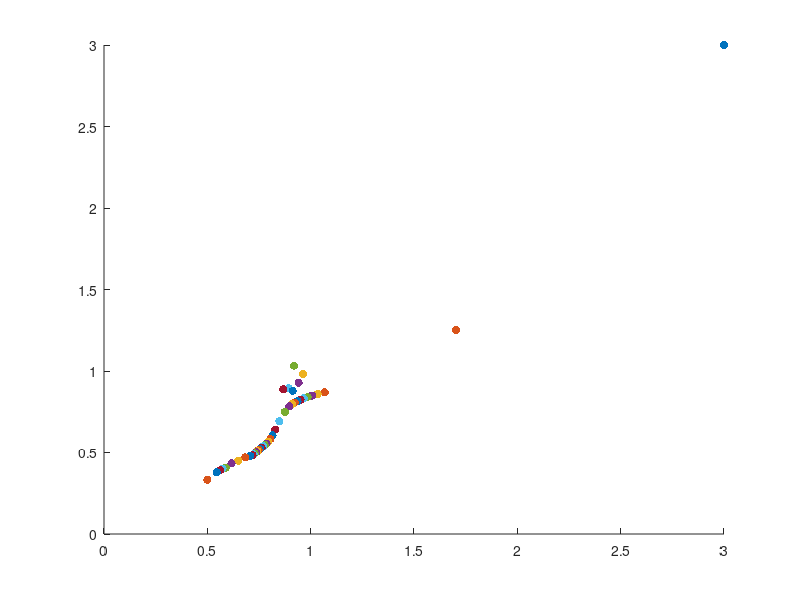

MATLAB code for this plot:
function test_K_cubic2()
% test the cubic K function on linear constrained problems
% min f(x)
% s.t. -(Ax-b) <= 0     lam > 0
% it is working right now! 

f_size_min = 0.05;             
f_size_max = 5;                
dmu_min = -0.9; 
dmu_max = -0.01; 
delta_bar = 1;                 % simpler problem, large delta_bar
phi_bar = 5/180*pi;            

% Brown Zingg: mu: 1 -> 0 (used here);   Watson : mu: 0 -> 1
mu = 1.0;   
x0 = [1; 1];       % x0, is critical
lam0 = [0.1;0.1];
x = [3; 3];   
lam = [1; 1];

K0 = obj_K(x,lam); 
normK = norm(K0,Inf); 
K0_tol = normK*1e-6; 
% solving the Cubic homotopy using hometopy continuation 
% with mu 1 -> 0, the same method as in David Brown's paper
step_size = 0.05;               
outer_iter = 0; 
inner_iter = 0; 

x_hist = [];   lam_hist = []; 
x_hist = [x_hist, x];
lam_hist = [lam_hist, lam]; 
figure('Name', 'Lam Path')
hold on 
scatter(x(1), x(2),[],'filled')
% scatter(lam(1), lam(2),[],'filled')


while mu > 0.0
     outer_iter = outer_iter + 1; 
     % predictor direction
     [Homo, dHdx, dHdmu] = obj_homo(x, lam, mu, x0, lam0); 
     
     if norm(Homo) < 1e-5
         break
     end
     
     % dxdmu = gmres(dHdx, dHdmu);
     dxdmu = dHdx \ dHdmu;
     tau = [dxdmu; -1];    
     t = tau./norm(tau);             % normalized Newton step
  
     if outer_iter > 1
        % step length calculation
        delta = norm(x - x_p0); 
        phi = acos(t'*tsave); 
        
        f_size = max(sqrt(delta/delta_bar), phi/phi_bar); 
        f_size = max(f_size_min, f_size); 
        f_size = min(f_size_max, f_size); 
        step_size = step_size/f_size; 

%         if f_size >= f_size_max
%             sprintf('backtracking')
%             x = xsave; 
%             t = tsave; 
%             lam = lamsave; 
%         end        
    end
    
    tsave = t; 
    xsave = x; 
    lamsave = lam; 
    
    x = x + step_size.*t(1:length(x));
    lam = lam + step_size.*t(length(x)+1:end-1);
    
    dmu = step_size.*t(end); 
    dmu = max(dmu_min, dmu);
    dmu = min(dmu_max, dmu);    
    mu = mu + dmu; 
    
    mu = max(0.0, mu); 
    
    [Homo, dHdx, dHdmu] = obj_homo(x, lam, mu, x0, lam0);
    % lam = solve_lam(mu,x,b0,c0, lam);
    
    normH = norm(Homo);
    inner_tol = normH*0.1;     % 0.1 is best choice for cubic complementary
    
    x_p0 = x;     
     
    % corrector
    newton_iter = 0; 
    while (normH > inner_tol) && (newton_iter < 20)
        newton_iter = newton_iter + 1; 
        inner_iter = inner_iter + 1; 
        dx = -dHdx\Homo;
        % dx = -gmres(dHdx, Homo);
        x = x + dx(1:length(x));
        lam = lam + step_size.*t(length(x)+1:end-1);
        
        [Homo, dHdx, dHdmu] = obj_homo(x, lam, mu, x0, lam0);
        normH = norm(Homo);
    end 
    
    K = obj_K(x,lam); 
    normK = norm(K,Inf); 

    if normK < K0_tol
        break
    end
    
    x_hist = [x_hist, x];
    lam_hist = [lam_hist, lam]; 
    hold on 
    scatter(x(1), x(2),[],'filled')
    
    % scatter(lam(1), lam(2),[],'filled')
    % updating a is not helping here... 
    
end

% c = linspace(1,10,size(x_hist,2));
% scatter(x_hist(1,:), x_hist(2,:), [],c,'filled')
x
mu
outer_iter
inner_iter
end

function K = obj_K(x,lam)
[f, df, hf] = objfun(x);
[g, dg, hg] = confun(x); 

lag_grad = df + dg*lam; 
K = -abs(g - lam).^3 + g.^3 + lam.^3;

K = [lag_grad;
           K]; 
end

function [Homo, dHdxl, dHdmu] = obj_homo(x, lam, mu, x0, lam0)
% for the simple problem
% K = - |df(x) - x| + df^3 + x^3 = 0; 

[f, df, hf] = objfun(x);
[g, dg, hg] = confun(x); 

lag_grad = df + dg*lam; 
lag_hess = hf; 
for j = 1:length(g)
    lag_hess = lag_hess + lam(j).*hg{j};
end

K1 = (1-mu).*lag_grad + mu.*(x-x0);
dK1dx = (1-mu).*lag_hess + mu.*eye(length(x));
dK1dlam = (1-mu).*dg; 
dK1dmu = -lag_grad + (x-x0);

K = -abs(g - lam).^3 + g.^3 + lam.^3; 
dKdx = -dg*diag(3.*(g-lam).^2 .*sign(g-lam)) + dg*diag(3.*g.^2); 
dKdlam =  diag(3.*(g-lam).^2 .*sign(g-lam)) + diag(3.*lam.^2);

K2 = (1-mu).*K + mu.*(lam - lam0);

dK2dx = (1-mu).*dKdx ; 
dK2dlam = (1-mu).*dKdlam  + mu.*eye(length(lam));
dK2dmu = -K + (lam - lam0);


Homo = [K1;
        K2];    
dHdxl = [dK1dx, dK1dlam;
         dK2dx, dK2dlam];
dHdmu = [dK1dmu;
         dK2dmu]; 
end


function [Homo, dHdxl, dHdmu] = obj_homo_repair(x, lam, mu, x0, lam0)
% for the simple problem
% K = - |df(x) - x| + df^3 + x^3 = 0; 

[f, df, hf] = objfun(x);
[g, dg, hg] = confun(x); 

lag_grad = df + dg*lam; 
lag_hess = hf; 
for j = 1:length(g)
    lag_hess = lag_hess + lam(j).*hg{j};
end

K1 = (1-mu).*lag_grad + mu.*(x-x0);
dK1dx = (1-mu).*lag_hess + mu.*eye(length(x));
dK1dlam = (1-mu).*dg; 
dK1dmu = -lag_grad + (x-x0);

K = -abs(g - lam).^3 + g.^3 + lam.^3; 
dKdx = -dg*diag(3.*(g-lam).^2 .*sign(g-lam)) + dg*diag(3.*g.^2); 
dKdlam =  diag(3.*(g-lam).^2 .*sign(g-lam)) + diag(3.*lam.^2);

K2 = (1-mu).*K + mu.*(lam - lam0);

dK2dx = (1-mu).*dKdx ; 
dK2dlam = (1-mu).*dKdlam  + mu.*eye(length(lam));
dK2dmu = -K + (lam - lam0);


Homo = [K1;
        K2];    
dHdxl = [dK1dx, dK1dlam;
         dK2dx, dK2dlam];
dHdmu = [dK1dmu;
         dK2dmu]; 
end



function [f,df,hf] = objfun(x)
% note: the constraint x >= 0 is assimilated into func: obj_homo

% initial x0, x is critical
% % first problem
% x0 = [2;2]; 
% x = [3; 3];     % find the solution to the 1e-4 precision

f = 1/2*(x(1) + 1)^2  + 1/2*(x(2) + 1)^2;
df = [x(1) + 1;
     x(2) + 1];
hf = [1,0;
     0,1];  

%{
% x0 = [0.6;4];       % x0, is critical
% x = [2; 2];         % strangely, this is not as robust as assumed
                      % can you find out the reason why?
                      % some x0, x will work; others doesn't? 
% f = (x(1) + 1)*(x(1) - 2)  + (x(2) - 1)*(x(2) + 2);
% g = [2*x(1)-1;
%      2*x(2)+1];
% h = [2,0;
%      0,2];
%}
end

function [g, dg, hg] = confun(x)
% x0 = [0.8; 0.9];       % x0, is critical
% lam0 = [0.1;0.1];
% x = [4; 3];   
% lam = [1; 1];

A = [2,0;
     0,3];
b = [1;1];

g = -(A*x - b); 
dg = -A; 
hg = cell(1, length(g)); 
hg{1} = zeros(length(x));
hg{2} = zeros(length(x));

end